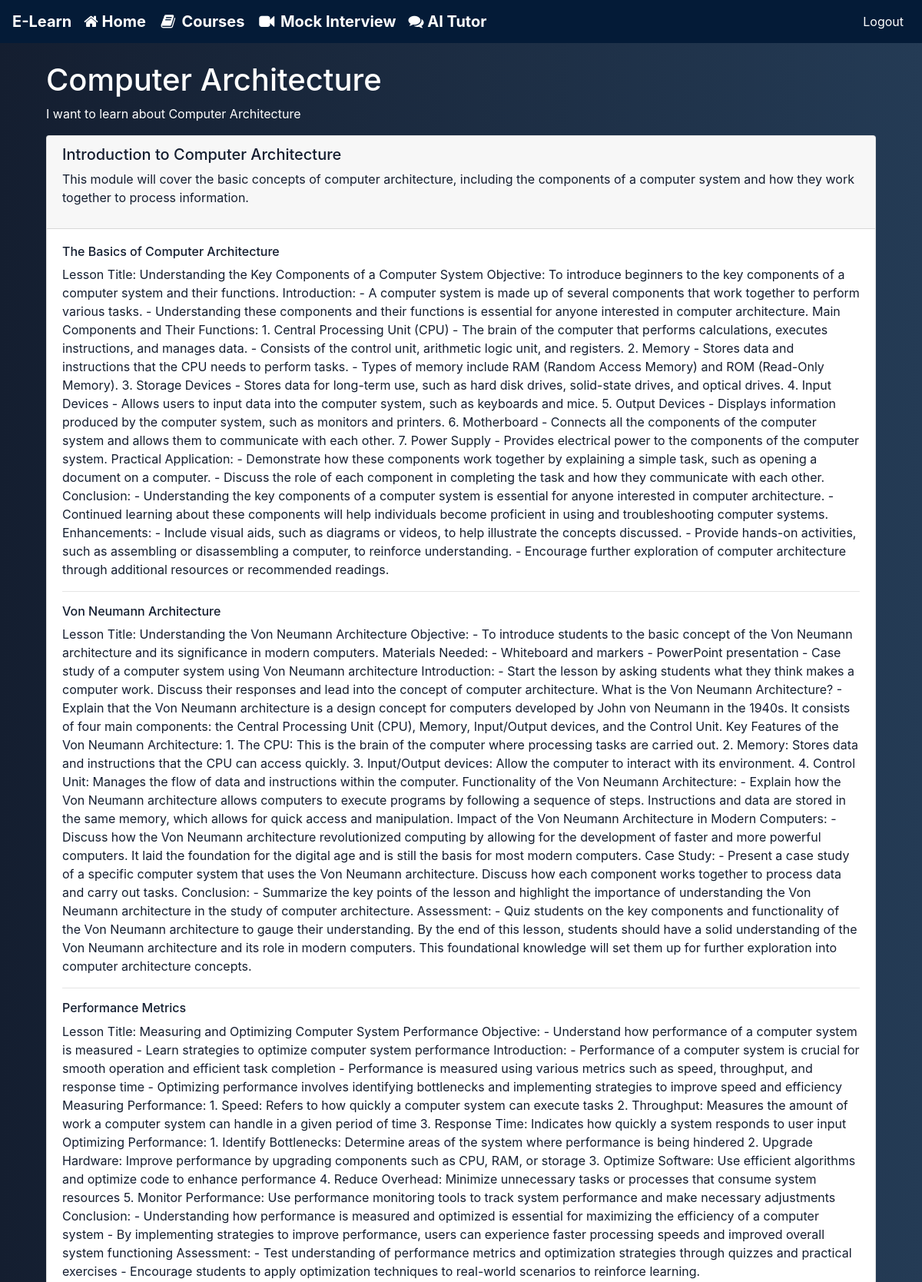
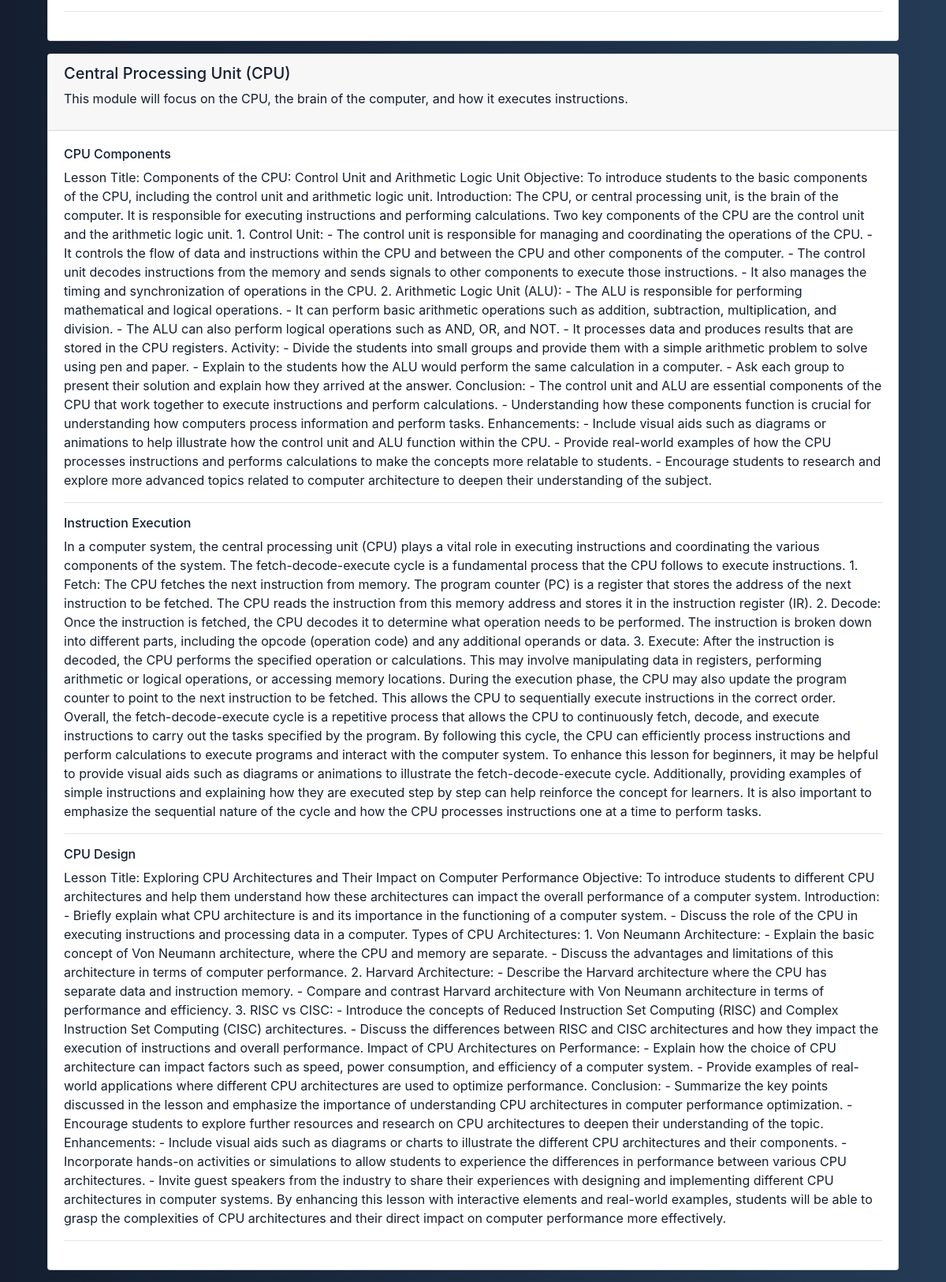
Screenshot of /courses/3 (signed in, upper part) with the database file from the repository (2 pictures, top to bottom).
### models.py (models this page shows, shortened)
class Course(db.Model):
    __tablename__ = 'courses'
    id = db.Column(db.Integer, primary_key=True)
    title = db.Column(db.String(50), nullable=False, unique=False)
    description = db.Column(db.String(250), nullable=False, unique=False)
    created_at = db.Column(db.DateTime, default=datetime.utcnow)
    modules = db.relationship('Module', backref='course', lazy=True, cascade="all, delete-orphan")
    enrolled = db.Column(db.Boolean, default=False)
    completed = db.Column(db.Boolean, default=False)  # Tracking course completion
    completed_at = db.Column(db.DateTime, nullable=True)  # For tracking date of course completion
    user_id = db.Column(db.Integer, db.ForeignKey('user.id'), nullable=False)
    quizzes = db.relationship('Quiz', backref='course', lazy=True)

class Module(db.Model):
    __tablename__ = 'modules'
    id = db.Column(db.Integer, primary_key=True)
    title = db.Column(db.String(50), nullable=False, unique=True)
    description = db.Column(db.String(250), nullable=False, unique=True)
    created_at = db.Column(db.DateTime, default=datetime.utcnow)
    course_id = db.Column(db.Integer, db.ForeignKey('courses.id'), nullable=False)
    lessons = db.relationship('Lesson', backref='module', lazy=True, cascade="all, delete-orphan")

class Lesson(db.Model):
    __tablename__ = 'lessons'
    id = db.Column(db.Integer, primary_key=True)
    title = db.Column(db.String(50), nullable=False, unique=False)
    content = db.Column(db.Text, nullable=False)
    quiz = db.Column(db.Text, nullable=True)  # Assuming quiz is stored as JSON or similar
    created_at = db.Column(db.DateTime, default=datetime.utcnow)
    module_id = db.Column(db.Integer, db.ForeignKey('modules.id'), nullable=False)
    is_completed = db.Column(db.Boolean, default=False)
    completion_date = db.Column(db.DateTime, nullable=True)

### app.py (the view)
@app.route('/courses/<int:course_id>', methods=['GET'])
def view_course(course_id):
    course = Course.query.get_or_404(course_id)
    return render_template('view_course.html', course=course)

### app.py (called while the page is built)
@login_manager.user_loader
def load_user(user_id):
    return User.query.get(int(user_id))

### models.py (called while the page is built)
    @property
    def is_active(self):
        return True # All users are active

### templates/view_course.html (shortened to what this page needs)
{% extends "base.html" %}
{% block content %}
<div class="container mt-4">
    <h1>{{ course.title }}</h1>
    <p>{{ course.description }}</p>
    {% for module in course.modules %}
    <div class="card mb-3">
        <div class="card-header">
            <h5>{{ module.title }}</h5>
            <p>{{ module.description }}</p>
        </div>
        <div class="card-body">
            {% for lesson in module.lessons %}
            <div class="lesson">
                <h6>{{ lesson.title }}</h6>
                <p>{{ lesson.content }}</p>
            </div>
            <hr>
            {% endfor %}
        </div>
    </div>
    {% endfor %}
</div>
{% endblock %}

### static/styles.css (style rules this page uses)
body { background: linear-gradient(to right, #141e30, #243b55); color: white; margin: 0; }

### templates/view_course.html (style rules this page uses)
body { background: linear-gradient(to right, #141e30, #243b55); color: white; }
h5, h6, p { color:#141e30; }
.container p { color: white; }
.card p { color: #141e30; }

### rows the page displays
Course: title "Computer Architecture", description "I want to learn about Computer Architecture"
Module: title "Introduction to Computer Architecture", description "This module will cover the basic concepts of computer architecture, including the components of a computer system and how they work together to process information."
Lesson: title "The Basics of Computer Architecture", content "Lesson Title: Understanding the Key Components of a Computer System Objective: To introduce beginners to the key components of a computer system and their functions. Introduction: - A computer system is made up of several components that work together to perform various tasks. - Understanding these components and their functions is essential for anyone interested in computer architecture. Main Components and Their Functions: 1. Central Processing Unit (CPU) - The brain of the computer that performs calculations, executes instructions, and manages data. - Consists of the control unit, arithmetic logic unit, and registers. 2. Memory - Stores data and instructions that the CPU needs to perform…"
Lesson: title "Von Neumann Architecture", content "Lesson Title: Understanding the Von Neumann Architecture Objective: - To introduce students to the basic concept of the Von Neumann architecture and its significance in modern computers. Materials Needed: - Whiteboard and markers - PowerPoint presentation - Case study of a computer system using Von Neumann architecture Introduction: - Start the lesson by asking students what they think makes a computer work. Discuss their responses and lead into the concept of computer architecture. What is the Von Neumann Architecture? - Explain that the Von Neumann architecture is a design concept for computers developed by John von Neumann in the 1940s. It consists of four main components: the Central…"
Lesson: title "Performance Metrics", content "Lesson Title: Measuring and Optimizing Computer System Performance Objective: - Understand how performance of a computer system is measured - Learn strategies to optimize computer system performance Introduction: - Performance of a computer system is crucial for smooth operation and efficient task completion - Performance is measured using various metrics such as speed, throughput, and response time - Optimizing performance involves identifying bottlenecks and implementing strategies to improve speed and efficiency Measuring Performance: 1. Speed: Refers to how quickly a computer system can execute tasks 2. Throughput: Measures the amount of work a computer system can handle in a given…"
Module: title "Central Processing Unit (CPU)", description "This module will focus on the CPU, the brain of the computer, and how it executes instructions."
Lesson: title "CPU Components", content "Lesson Title: Components of the CPU: Control Unit and Arithmetic Logic Unit Objective: To introduce students to the basic components of the CPU, including the control unit and arithmetic logic unit. Introduction: The CPU, or central processing unit, is the brain of the computer. It is responsible for executing instructions and performing calculations. Two key components of the CPU are the control unit and the arithmetic logic unit. 1. Control Unit: - The control unit is responsible for managing and coordinating the operations of the CPU. - It controls the flow of data and instructions within the CPU and between the CPU and other components of the computer. - The control unit decodes…"
Lesson: title "Instruction Execution", content "In a computer system, the central processing unit (CPU) plays a vital role in executing instructions and coordinating the various components of the system. The fetch-decode-execute cycle is a fundamental process that the CPU follows to execute instructions. 1. Fetch: The CPU fetches the next instruction from memory. The program counter (PC) is a register that stores the address of the next instruction to be fetched. The CPU reads the instruction from this memory address and stores it in the instruction register (IR). 2. Decode: Once the instruction is fetched, the CPU decodes it to determine what operation needs to be performed. The instruction is broken down into different parts, including…"
Lesson: title "CPU Design", content "Lesson Title: Exploring CPU Architectures and Their Impact on Computer Performance Objective: To introduce students to different CPU architectures and help them understand how these architectures can impact the overall performance of a computer system. Introduction: - Briefly explain what CPU architecture is and its importance in the functioning of a computer system. - Discuss the role of the CPU in executing instructions and processing data in a computer. Types of CPU Architectures: 1. Von Neumann Architecture: - Explain the basic concept of Von Neumann architecture, where the CPU and memory are separate. - Discuss the advantages and limitations of this architecture in terms of computer…"
